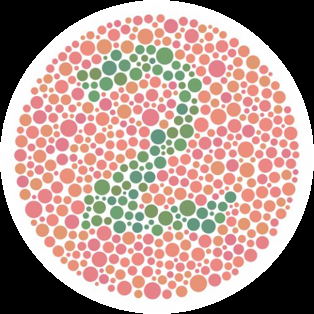
#> input picture img3.png, 314 x 314 px, given in place of the camera
$ python videl.py
#> lines starting #> are read from the running program, lines starting #| are printed output that depends on the picture; after the words box and inside, x2 and y2 are one past the last pixel; in counts of white or black regions, pixels touching at a corner belong together
import cv2
import numpy as np

cap = cv2.VideoCapture(0)

# set blue thresh
# lower_blue=np.array([78,43,46])
# upper_blue=np.array([110,255,255])
lower_blue=np.array([35, 43, 46])
upper_blue=np.array([77, 255, 255])

while(1):
    # get a frame and show
    ret, frame = cap.read()
#> frame is the input picture: shape (314, 314, 3); mean B, G, R 146.8, 153.7, 179.7
    cv2.imshow('Capture', frame)

    # change to hsv model
    hsv = cv2.cvtColor(frame, cv2.COLOR_BGR2HSV)
#> hsv: shape (314, 314, 3); mean H, S, V 41.1, 44.2, 183.2

    # get mask
    mask = cv2.inRange(hsv, lower_blue, upper_blue)
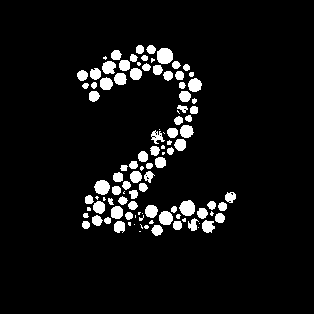
#> mask: shape (314, 314); 6.5% white; 104 white regions (29 under 20 px), largest, box (x1, y1, x2, y2) and area: (157, 48, 173, 64) 216, (179, 200, 195, 216) 195, (94, 180, 110, 195) 181
    cv2.imshow('Mask', mask)

    # detect blue
    res = cv2.bitwise_and(frame, frame, mask=mask)
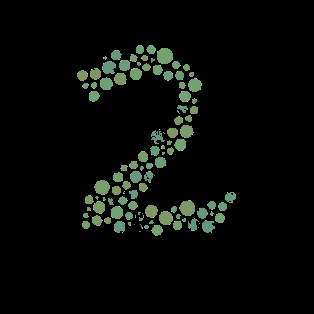
#> res: shape (314, 314, 3); mean B, G, R 7.5, 10.1, 7.6
    cv2.imshow('Result', res)

    if cv2.waitKey(1) & 0xFF == ord('q'):
#> (key q is pressed here)
        break

cap.release()
cv2.destroyAllWindows()

$ run again, on 2.png
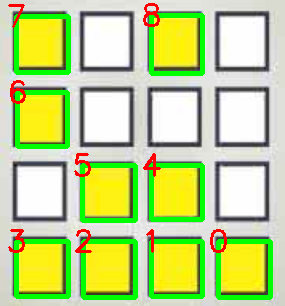
#> input picture 2.png, 285 x 306 px, given in place of the camera
#> frame is the input picture: shape (306, 285, 3); mean B, G, R 137.7, 212.2, 191.6
#> hsv: shape (306, 285, 3); mean H, S, V 44.2, 88.6, 219.9
#> `mask = cv2.inRange(hsv, lower_blue, upper_blue)`:
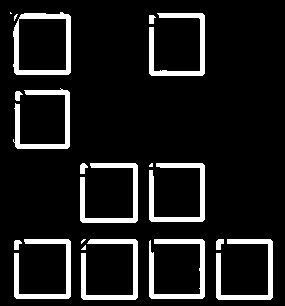
#> mask: shape (306, 285); 10.6% white; 19 white regions (5 under 20 px), largest, box (x1, y1, x2, y2) and area: (13, 12, 71, 75) 1060, (149, 239, 205, 299) 1012, (149, 13, 205, 76) 996
#> `res = cv2.bitwise_and(frame, frame, mask=mask)`:
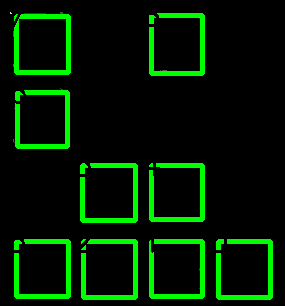
#> res: shape (306, 285, 3); mean B, G, R 0, 26.9, 0
